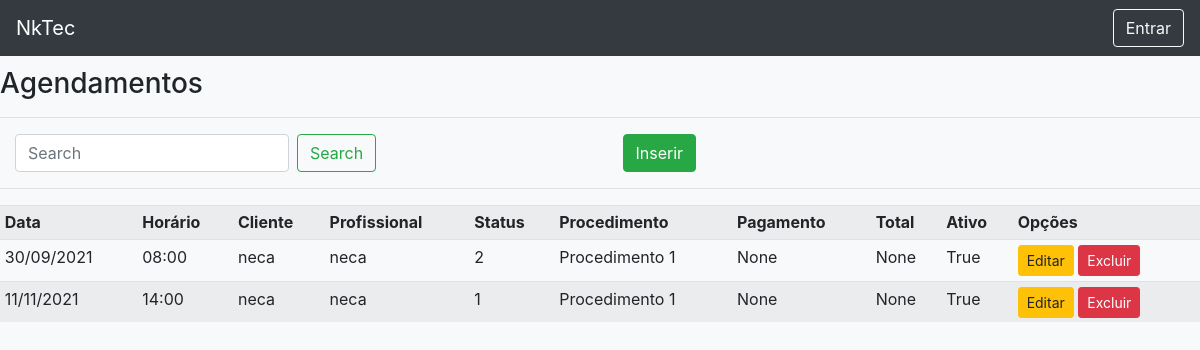
/list/appointment/, run on an earlier commit of the app's database.
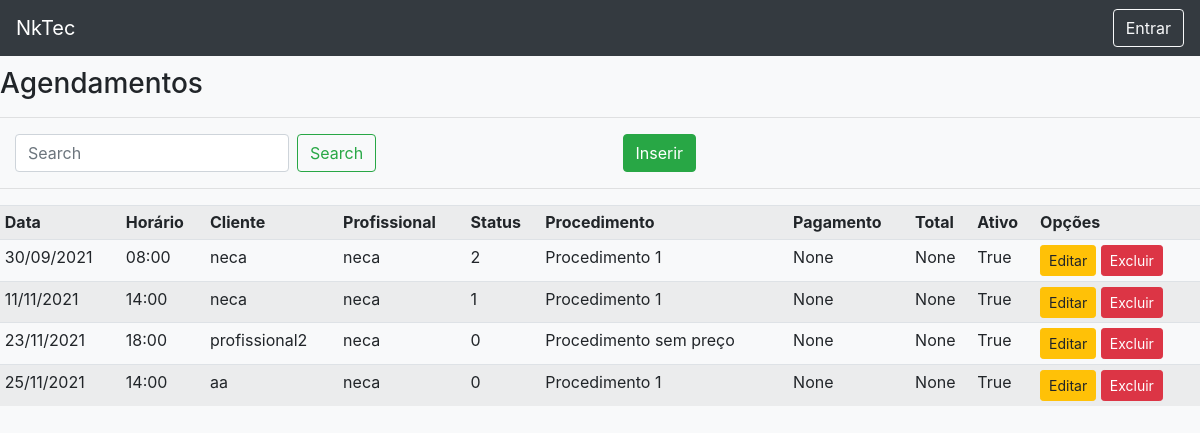
And on a later commit of the database.
### registrations/models.py (models this page shows, shortened)
class Appointment(models.Model):
    STATUS = (
        ('0', 'Não Confirmado'),
        ('1', 'Confirmado'),
        ('2', 'Esperando'),
        ('3', 'Em Atendimento'),
        ('4', 'Atendido'),
        ('5', 'Faltou'),
        ('6', 'Cancelado'),
        ('7', 'Remarcado'),
    ) #0 = monday
    client = models.ForeignKey(User, models.DO_NOTHING, related_name="clientss", verbose_name="Cliente")
    professional = models.ForeignKey(User, models.DO_NOTHING, related_name="professionalss", verbose_name="Profissional")
    status = models.CharField(max_length=1, choices=STATUS,default=0, verbose_name="Status do Agendamento")
    procedure = models.ForeignKey(Procedure, models.DO_NOTHING, verbose_name="Procedimento")
    payment = models.ForeignKey(Payment, models.DO_NOTHING,null=True,blank=True, verbose_name="Pagamento")
    payed = models.BooleanField(default=False, verbose_name="Pago")
    appdate = models.CharField(max_length=10, verbose_name="Data")#format dd/mm/yyyy
    apphour = models.CharField(max_length=5, verbose_name="Horário")#format hh:mm
    total = models.IntegerField(blank = True, null = True, verbose_name="Total")
    active = models.BooleanField(default=True, verbose_name="Ativo")
    created_at = models.DateTimeField(auto_now=True, verbose_name="Criado em")

class Procedure(models.Model):
    procedure_id = models.AutoField(primary_key=True)
    name = models.CharField(max_length=255, verbose_name="Nome")
    active = models.BooleanField(default=True, verbose_name="Ativo")
    time = models.IntegerField(blank=True, null=True, verbose_name="Tempo")
    price = models.FloatField(blank=True, null=True,default= 0, verbose_name="Preço")
    def __str__(self):
        return self.name

### users/models.py (models this page shows)
class User(AbstractUser):
    pass
    client = models.BooleanField(blank=True, null=True, default=False)
    tel = models.CharField(max_length=11, blank=True,null=True, verbose_name="Telefone")
    professional = models.BooleanField(default=False)
    master = models.ForeignKey('User', blank=True,null=True, on_delete=models.PROTECT)

### registrations/views.py (the view)
# urls.py: path('list/appointment/', AppointmentList.as_view(), name ='list-appointment'),
class AppointmentList(ListView):
    model = Appointment
    template_name = 'registrations/lists/appointment.html'

### registrations/templates/registrations/lists/appointment.html
{% extends 'pages/template.html' %}
{% load static %}
{% block content %}
<h3>Agendamentos</h3>
<hr>
<div class="row ml-auto">
    <div class="col-sm">
        <form method="get" class="form-inline my-2 my-lg-0 mt-2" action="">
            <input class="form-control mr-sm-2" type="search" placeholder="Search" aria-label="Search" id="search"
                name="search" autofocus>
            <button class="btn btn-outline-success my-2 my-sm-0" type="submit">Search</button>
        </form>
    </div>
    <div class="col-sm">
        <a href="{% url 'create-appointment' %}" class="btn btn-success">Inserir</a>
    </div>
</div>
<hr>
<div class="table-responsive">
    <table class="table table-striped  table-sm">
        <tr>
            <th>Data</th>
            <th>Horário</th>
            <th>Cliente</th>
            <th>Profissional</th>
            <th>Status</th>
            <th>Procedimento</th>
            <th>Pagamento</th>
            <th>Total</th>
            <th>Ativo</th>
            <th>Opções</th>
        </tr>
        {% for obj in object_list %}
        <tr>
            <td>{{obj.appdate}}</td>
            <td>{{obj.apphour}}</td>
            <td>{{obj.client}}</td>
            <td>{{obj.professional}}</td>
            <td>{{obj.status}}</td>
            <td>{{obj.procedure}}</td>
            <td>{{obj.payment}}</td>
            <td>{{obj.total}}</td>
            <td>{{obj.active}}</td>
            <td>
                <a href="{% url 'edit-appointment' obj.pk %}" class="btn btn-warning btn-sm">Editar</a>
                <a href="{% url 'delete-appointment' obj.pk %}" class="btn btn-danger btn-sm">Excluir</a>
            </td>
        </tr>
        {% empty %}
        <tr>
            <td colspan="3">
                Nenhum Registro encontrado
            </td>
        </tr>
        {% endfor %}
    </table>
</div>
{% endblock %}

### pages/templates/pages/template.html (shortened to what this page needs)
<!doctype html>
<html lang="pt-br">
<head>
    <link rel="stylesheet" href="https://stackpath.bootstrapcdn.com/bootstrap/4.4.1/css/bootstrap.min.css"
>
    <link rel="stylesheet" href="https://unpkg.com/bootstrap-table@1.16.0/dist/bootstrap-table.min.css">
</head>
<body class="bg-light">
    <nav class="navbar navbar-expand-lg navbar-dark bg-dark mb-3  fixed-top">
        <a class="navbar-brand" href="/">NkTec</a>
        <div class="collapse navbar-collapse" id="navbarSupportedContent">
            <div class="ml-auto">
                {% if request.user.is_authenticated %}
                <a class="btn btn-outline-light" href="{% url 'logout'%}">Sair</a>
                {% else %}
                <a class="btn btn-outline-light" href="{% url 'login'%}">Entrar</a>
                {% endif %}
            </div>
        </div>
    </nav>
    {% block content%}
    {% endblock %}
</body>
</html>

What changed in the data, as far as the page shows it:
added Appointment: appdate "23/11/2021", apphour "18:00", client "profissional2", professional "neca", status "0", procedure "Procedimento sem preço", payment "None", total "None", active "True"
added Appointment: appdate "25/11/2021", apphour "14:00", client "aa", professional "neca", status "0", procedure "Procedimento 1", payment "None", total "None", active "True"
